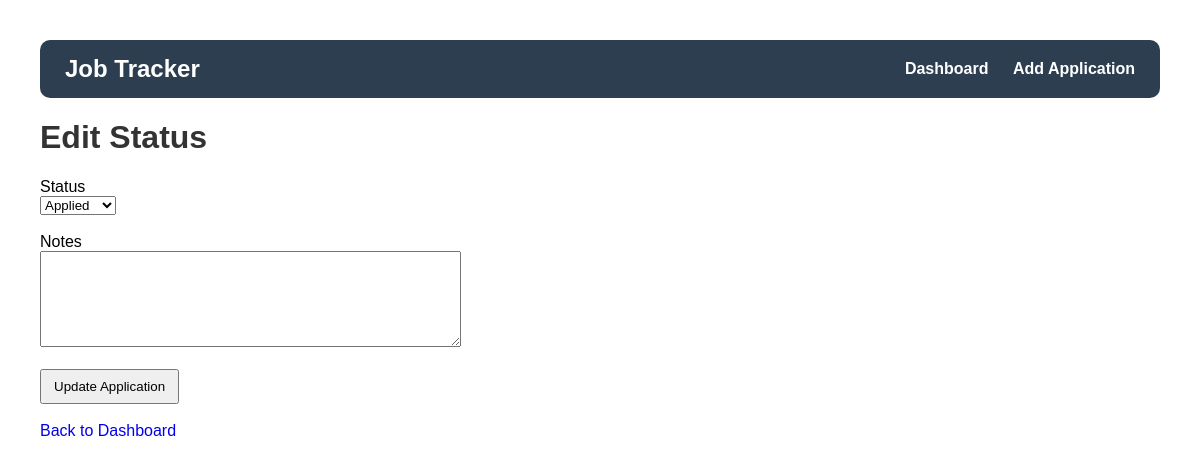
The app's page /edit/3, older data.
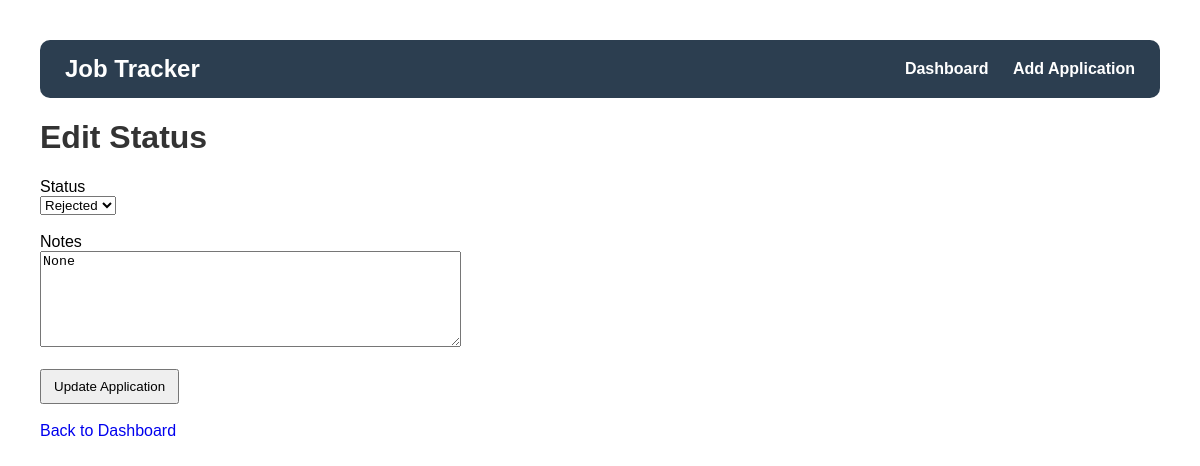
The same page, newer data.
### tables this page shows
CREATE TABLE applications (
    id INTEGER PRIMARY KEY AUTOINCREMENT,
    company TEXT NOT NULL,
    position TEXT NOT NULL,
    status TEXT NOT NULL,
    date_applied TEXT NOT NULL
, notes TEXT);

### app.py (the view, shortened to what this page needs)
@app.route("/edit/<int:id>", methods=["GET", "POST"])
def edit_application(id):
    connection = sqlite3.connect("applications.db")
    cursor = connection.cursor()
    cursor.execute(
        """
        SELECT * FROM applications
        WHERE id = ?
        """,
        (id,)
    )
    application = cursor.fetchone()
    connection.close()
    return render_template(
        "edit.html",
        application=application
    )

### templates/edit.html (shortened to what this page needs)
<!DOCTYPE html>
<html>
<head>
    <link rel="stylesheet" href="{{ url_for('static', filename='style.css') }}">
</head>
<body>
    <nav>
        <h1>Job Tracker</h1>
        <div>
            <a href="/">Dashboard</a>
            <a href="/add">Add Application</a>
        </div>
    </nav>
    <h1>Edit Status</h1>
    <form method="POST">
        <label>Status</label>
        <br>
        <select name="status">
            <option value="Applied"
                {% if application[3] == "Applied" %}selected{% endif %}>
                Applied
            </option>
            <option value="Rejected"
                {% if application[3] == "Rejected" %}selected{% endif %}>
                Rejected
            </option>
        </select>
        <br><br>
        <label>Notes</label>
        <br>
        <textarea
            name="notes"
            rows="6"
            cols="50"
        >{{ application[5] }}</textarea>
        <br><br>
        <button type="submit">
            Update Application
        </button>
    </form>
    <br>
    <a href="/">Back to Dashboard</a>
</body>
</html>

Row changes from the older to the newer data that the page shows:
changed applications: status "Applied" → "Rejected"
Text that changed along with them:
form field notes: (not shown) → "None"
